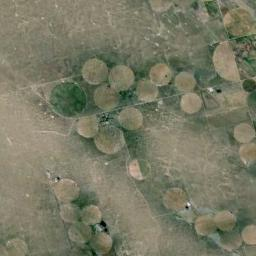
#> input picture dataset/train/Agriculture/017.jpg, 256 x 256 px; its folder holds only this picture in this run
$ python ML_mean.py
#> lines starting #> are read from the running program, lines starting #| are printed output that depends on the picture
### ML_SIFT_SVM.py
import cv2
import os

path_train = os.path.join("dataset","train")
def SIFT(path_train):
    # create sift
#> called with path_train = 'dataset/train'
    sift = cv2.SIFT_create()
    #create dictionary to return result
    # the key is the feature class and value is the descriptor of each feature
    sift_features = {}

    #loop the train folder
    for class_folder in os.listdir(path_train):
        #class_folder is class name not open the folder
        # we need open class first
        class_path = os.path.join(path_train, class_folder)
        if not os.path.isdir(class_path):
            continue
        # store descriptors as value in result
        descriptors_list = []

    # loop through imaghe in this class
        for img_file in os.listdir(class_path):
            if img_file.endswith('.jpg'):
                img_path = os.path.join(class_path, img_file)
                img = cv2.imread(img_path)
#> img is the input picture: shape (256, 256, 3); mean B, G, R 99.9, 121.1, 120.6
                if img is None:
                    continue

                img_gray = cv2.cvtColor(img, cv2.COLOR_BGR2GRAY)
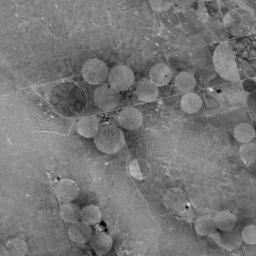
#> img_gray: shape (256, 256); min 1, max 236, mean 118.5
                keypoints, descriptors = sift.detectAndCompute(img_gray, None)
#> keypoints = 386 keypoints; strongest (x, y, size): (187, 207, 1.8), (188, 204, 1.9), (102, 223, 4), (219, 91, 2.8)

                if descriptors is not None:
                    descriptors_list.append(descriptors)
        sift_features[class_folder] = descriptors_list

    print("SIFT feature extract completed")
    return sift_features

### ML_mean.py
import os
import cv2
from ML_SIFT_SVM import SIFT
from k_means_vocb import k_means
from Bow import Bow
from sklearn.svm import SVC
from sklearn.preprocessing import StandardScaler
from evaluate import evaluate_model

train_path = os.path.join("dataset","train")
test_path = os.path.join("dataset","test")
num_cluster = 500

# get the SIFT from training dataset
train_descriptors = SIFT(train_path)
#> train_descriptors = 2 items
test_descriptors = SIFT(test_path)
#> (the run stopped early here; a loop or call above may not have finished)
